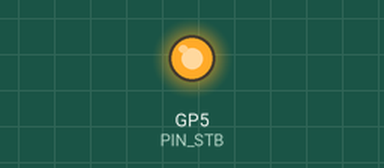
This program was run on a simulated Raspberry Pi Pico running MicroPython. Shown: output pins drawn as LEDs (lit = HIGH). Library files of the repository ran but are not shown: font.py; pins used as bus, display or sensor lines are not drawn; what the program prints to the serial console is not drawn. At 127.0 s the program stops and its outputs stay as they are.

Above: at 0.3 s.
Timing chart, 0 to 40.0 s (numbered marks = the images above):
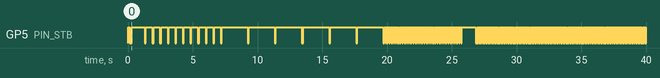

The program:

main.py
```python
from vfd import PT6315
import time
from font import CHAR_POSITIONS, FONT_14SEG

# Pin Configuration (RP2040-Zero)
PIN_CLK = 4
PIN_DAT = 3
PIN_STB = 5

def main():
    print("Initializing Sony VFD Driver (PT6315)...")

    display = PT6315(clk_pin=PIN_CLK, din_pin=PIN_DAT, stb_pin=PIN_STB)
    display.set_brightness(6)
    display.clear()

    print(f"Loaded {len(CHAR_POSITIONS)} digits (d0-d{len(CHAR_POSITIONS)-1})")

    # 1. All Segments Test
    print("Test 1: All Segments On")
    display.write_string("88888888")
    display.flush()
    time.sleep(1)

    # 2. Cycling Digits
    print("Test 2: Cycling Digits")
    for i in range(len(CHAR_POSITIONS)):
        display.clear()
        display.write_char(i, '8')
        display.flush()
        print(f"Digit d{i} ON")
        time.sleep(0.5)

    # 3. Text Demo
    print("Test 3: Text Demo (Slower)")
    texts = ["HELLO", "SONY", "VFD", "RP2040", "GOOD", "BYTE"]
    for t in texts:
        display.clear()
        print(f"Displaying: {t}")

        # Simulate what is being written to console
        # Text writes backwards from d0 (Right)
        # "SONY" -> Y(d0), N(d1), O(d2), S(d3)

        debug_str = []
        target_pos = 0
        for i in range(len(t) - 1, -1, -1):
            char = t[i]
            segs = FONT_14SEG.get(char.upper(), [])
            debug_str.append(f"d{target_pos}='{char}' {segs}")
            target_pos += 1
        print("  Mapping: " + " | ".join(debug_str))

        display.write_string(t)
        time.sleep(2.0) # Slower

    # 4. Icon Test
    print("Test 4: Icons")
    display.clear()
    from font import ICONS
    for icon_name in ICONS.keys():
        print(f"Icon: {icon_name}")
        display.set_icon(icon_name, 1)
        display.flush()
        time.sleep(0.1)

    time.sleep(1)
    display.clear()

    # 5. Counter
    print("Test 5: Counter")
    for i in range(1000):
        s = f"{i:>8}"
        display.write_string(s)
        time.sleep(0.05)

    print("Done.")

if __name__ == "__main__":
    main()
```

vfd.py
```python
from machine import Pin
import time
from font import ICONS, CHAR_POSITIONS, FONT_14SEG

class PT6315:
    """
    Driver for PT6315 VFD Controller using MicroPython.
    Sony 1-869-725-12 Panel.
    Standard 12G/16S Mode.
    """

    # Command Definitions
    CMD_MODE_SET     = 0x00
    CMD_DATA_SET     = 0x40
    CMD_ADDR_SET     = 0xC0
    CMD_DISPLAY_CTRL = 0x80

    # Display Modes (Grid / Segment)
    MODE_12_DIG_16_SEG = 0x08 # Standard PT6315 12-Digit Mode

    # Display Control
    DISP_OFF = 0x00
    DISP_ON  = 0x08
    DIMMING_MAX = 0x07

    def __init__(self, clk_pin, din_pin, stb_pin):
        self.clk = Pin(clk_pin, Pin.OUT)
        self.din = Pin(din_pin, Pin.OUT)
        self.stb = Pin(stb_pin, Pin.OUT)

        # Idle State
        self.clk.value(1)
        self.stb.value(1)
        self.din.value(0)

        # Buffer: 63 Bytes (Avoid 0x3F which crashes VFD)
        self.buffer = bytearray(63)

        time.sleep_ms(100)
        self.init_display()

    def _write_byte(self, data):
        # LSB First
        for i in range(8):
            self.clk.value(0)
            self.din.value((data >> i) & 0x01)
            time.sleep_us(1)
            self.clk.value(1)
            time.sleep_us(1)

    def send_command(self, cmd):
        self.stb.value(0)
        time.sleep_us(1)
        self._write_byte(cmd)
        time.sleep_us(1)
        self.stb.value(1)
        time.sleep_us(1)

    def send_data(self, addr, data_bytes):
        # 1. Set Data Write Mode
        self.stb.value(0)
        time.sleep_us(1)
        self._write_byte(self.CMD_DATA_SET)
        time.sleep_us(1)
        self.stb.value(1)
        time.sleep_us(1)

        # 2. Set Address and Write Data
        self.stb.value(0)
        time.sleep_us(1)
        self._write_byte(self.CMD_ADDR_SET | (addr & 0x3F))
        for b in data_bytes:
            self._write_byte(b)
        time.sleep_us(1)
        self.stb.value(1)
        time.sleep_us(1)

    def init_display(self):
        self.stb.value(1)
        self.clk.value(1)
        time.sleep_ms(10)

        self.send_command(self.CMD_MODE_SET | self.MODE_12_DIG_16_SEG)
        self.clear()
        self.send_command(self.CMD_DISPLAY_CTRL | self.DISP_ON | self.DIMMING_MAX)

    def clear(self):
        for i in range(len(self.buffer)):
            self.buffer[i] = 0x00
        self.flush()

    def flush(self):
        """Send entire buffer to display."""
        self.send_data(0x00, self.buffer)

    def set_brightness(self, level):
        if level < 0: level = 0
        if level > 7: level = 7
        self.send_command(self.CMD_DISPLAY_CTRL | self.DISP_ON | level)

    def set_mode(self, mode):
        self.send_command(self.CMD_MODE_SET | mode)

    def write_leds(self, bitmap):
        # 0x41 = Write LED Port
        self.stb.value(0)
        time.sleep_us(1)
        self._write_byte(0x41)
        time.sleep_us(1)
        self._write_byte(bitmap & 0x0F)
        time.sleep_us(1)
        self.stb.value(1)
        time.sleep_us(1)

    def set_pixel(self, grid, bit, state):
        """Set a specific Grid/Bit in the buffer."""
        addr_base = grid * 2
        if bit < 8:
            byte_idx = addr_base
            bit_mask = 1 << bit
        else:
            byte_idx = addr_base + 1
            bit_mask = 1 << (bit - 8)

        if byte_idx < len(self.buffer):
            if state:
                self.buffer[byte_idx] |= bit_mask
            else:
                self.buffer[byte_idx] &= ~bit_mask

    def set_icon(self, name, state):
        if name in ICONS:
            grid, bit = ICONS[name]
            self.set_pixel(grid, bit, state)

    def write_char(self, char_pos_idx, char):
        if char_pos_idx >= len(CHAR_POSITIONS):
            return

        mapping = CHAR_POSITIONS[char_pos_idx]
        segments = FONT_14SEG.get(char.upper(), [])

        for seg_name, (grid, bit) in mapping.items():
            self.set_pixel(grid, bit, 0)

        for seg in segments:
            if seg in mapping:
                grid, bit = mapping[seg]
                self.set_pixel(grid, bit, 1)

    def write_string(self, text):
        text = text[:len(CHAR_POSITIONS)]
        target_pos = 0
        for i in range(len(text) - 1, -1, -1):
            char = text[i]
            self.write_char(target_pos, char)
            target_pos += 1
        self.flush()
```
